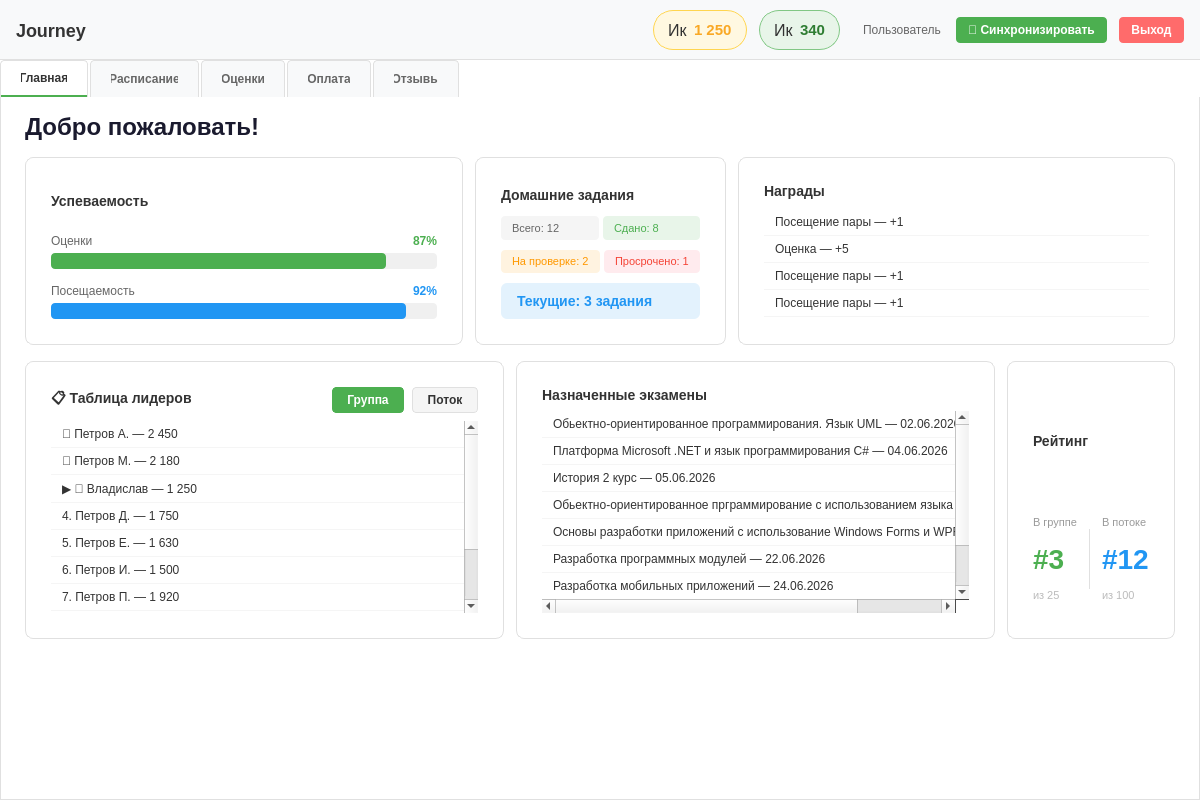
<?xml version="1.0" encoding="UTF-8"?>
<ui version="4.0">
 <class>MainWindow</class>
 <widget class="QMainWindow" name="MainWindow">
  <property name="geometry">
   <rect>
    <x>0</x>
    <y>0</y>
    <width>1200</width>
    <height>800</height>
   </rect>
  </property>
  <property name="minimumSize">
   <size>
    <width>900</width>
    <height>600</height>
   </size>
  </property>
  <property name="windowTitle">
   <string>Top Academy Journal</string>
  </property>
  <property name="styleSheet">
   <string notr="true">
QMainWindow {
    background-color: #ffffff;
}
QLabel {
    color: #333;
}
QPushButton {
    background-color: #f5f5f5;
    border: 1px solid #e0e0e0;
    border-radius: 4px;
    padding: 6px 12px;
    color: #333;
    font-weight: 500;
}
QPushButton:hover {
    background-color: #eeeeee;
}
QPushButton:pressed {
    background-color: #e0e0e0;
}
QComboBox {
    background-color: #f5f5f5;
    border: 1px solid #e0e0e0;
    border-radius: 4px;
    padding: 4px 8px;
}
QListWidget {
    border: 1px solid #e0e0e0;
    border-radius: 4px;
}
QListWidget::item {
    padding: 8px;
    border-bottom: 1px solid #f0f0f0;
}
QListWidget::item:selected {
    background-color: #f5f5f5;
}
QTabWidget::pane {
    border: 1px solid #e0e0e0;
    border-top: none;
    background-color: #ffffff;
}
QTabBar::tab {
    background-color: #f8f9fa;
    border: 1px solid #e0e0e0;
    border-bottom: none;
    padding: 10px 20px;
    margin-right: 2px;
    border-top-left-radius: 4px;
    border-top-right-radius: 4px;
    color: #666;
    font-weight: 500;
}
QTabBar::tab:selected {
    background-color: #ffffff;
    color: #333;
    border-bottom: 2px solid #4CAF50;
}
QTabBar::tab:hover {
    background-color: #f0f0f0;
}
   </string>
  </property>
  <widget class="QWidget" name="centralwidget">
   <layout class="QVBoxLayout" name="verticalLayout" stretch="0,1">
    <property name="spacing">
     <number>0</number>
    </property>
    <property name="leftMargin">
     <number>0</number>
    </property>
    <property name="topMargin">
     <number>0</number>
    </property>
    <property name="rightMargin">
     <number>0</number>
    </property>
    <property name="bottomMargin">
     <number>0</number>
    </property>
    <item>
     <widget class="QWidget" name="topBar" native="true">
      <property name="minimumSize">
       <size>
        <width>0</width>
        <height>60</height>
       </size>
      </property>
      <property name="maximumSize">
       <size>
        <width>16777215</width>
        <height>60</height>
       </size>
      </property>
      <property name="styleSheet">
       <string notr="true">
QWidget#topBar {
    background-color: #f8f9fa;
    border-bottom: 1px solid #e0e0e0;
}
   </string>
      </property>
      <layout class="QHBoxLayout" name="horizontalLayout">
       <property name="spacing">
        <number>12</number>
       </property>
       <property name="leftMargin">
        <number>16</number>
       </property>
       <property name="topMargin">
        <number>10</number>
       </property>
       <property name="rightMargin">
        <number>16</number>
       </property>
       <property name="bottomMargin">
        <number>10</number>
       </property>
       <item>
        <widget class="QLabel" name="appTitle">
         <property name="styleSheet">
          <string notr="true">font-size: 18px; font-weight: bold; color: #333;</string>
         </property>
         <property name="text">
          <string>Journey</string>
         </property>
        </widget>
       </item>
       <item>
        <spacer name="horizontalSpacer">
         <property name="orientation">
          <enum>Qt::Orientation::Horizontal</enum>
         </property>
         <property name="sizeHint" stdset="0">
          <size>
           <width>40</width>
           <height>20</height>
          </size>
         </property>
        </spacer>
       </item>
       <item>
        <widget class="QFrame" name="coinsBadge">
         <property name="styleSheet">
          <string notr="true">
QFrame#coinsBadge {
    background-color: #FFF8E1;
    border: 1px solid #FFD54F;
    border-radius: 20px;
    padding: 6px 14px;
}
      </string>
         </property>
         <layout class="QHBoxLayout" name="coinsBadgeLayout">
          <property name="spacing">
           <number>6</number>
          </property>
          <property name="leftMargin">
           <number>0</number>
          </property>
          <property name="topMargin">
           <number>0</number>
          </property>
          <property name="rightMargin">
           <number>0</number>
          </property>
          <property name="bottomMargin">
           <number>0</number>
          </property>
          <item>
           <widget class="QLabel" name="coinsIcon">
            <property name="styleSheet">
             <string notr="true">font-size: 16px; background: transparent;</string>
            </property>
            <property name="text">
             <string>Ик</string>
            </property>
           </widget>
          </item>
          <item>
           <widget class="QLabel" name="coinsValue">
            <property name="styleSheet">
             <string notr="true">font-size: 15px; font-weight: bold; color: #F9A825; background: transparent;</string>
            </property>
            <property name="text">
             <string>1 250</string>
            </property>
           </widget>
          </item>
         </layout>
        </widget>
       </item>
       <item>
        <widget class="QFrame" name="gemsBadge">
         <property name="styleSheet">
          <string notr="true">
QFrame#gemsBadge {
    background-color: #E8F5E9;
    border: 1px solid #81C784;
    border-radius: 20px;
    padding: 6px 14px;
}
      </string>
         </property>
         <layout class="QHBoxLayout" name="gemsBadgeLayout">
          <property name="spacing">
           <number>6</number>
          </property>
          <property name="leftMargin">
           <number>0</number>
          </property>
          <property name="topMargin">
           <number>0</number>
          </property>
          <property name="rightMargin">
           <number>0</number>
          </property>
          <property name="bottomMargin">
           <number>0</number>
          </property>
          <item>
           <widget class="QLabel" name="gemsIcon">
            <property name="styleSheet">
             <string notr="true">font-size: 16px; background: transparent;</string>
            </property>
            <property name="text">
             <string>Ик</string>
            </property>
           </widget>
          </item>
          <item>
           <widget class="QLabel" name="gemsValue">
            <property name="styleSheet">
             <string notr="true">font-size: 15px; font-weight: bold; color: #2E7D32; background: transparent;</string>
            </property>
            <property name="text">
             <string>340</string>
            </property>
           </widget>
          </item>
         </layout>
        </widget>
       </item>
       <item>
        <widget class="QLabel" name="userLabel">
         <property name="styleSheet">
          <string notr="true">color: #666; font-size: 12px; margin-left: 8px;</string>
         </property>
         <property name="text">
          <string>Пользователь</string>
         </property>
        </widget>
       </item>
       <item>
        <widget class="QPushButton" name="syncButton">
         <property name="styleSheet">
          <string notr="true">
                        QPushButton {
                            background-color: #4CAF50;
                            color: white;
                            border: none;
                            border-radius: 4px;
                            padding: 6px 12px;
                            font-weight: 500;
                        }
                        QPushButton:hover {
                            background-color: #45a049;
                        }
                        QPushButton:pressed {
                            background-color: #3d8b40;
                        }
                    </string>
         </property>
         <property name="text">
          <string>🔄 Синхронизировать</string>
         </property>
        </widget>
       </item>
       <item>
        <widget class="QPushButton" name="logoutButton">
         <property name="maximumSize">
          <size>
           <width>80</width>
           <height>16777215</height>
          </size>
         </property>
         <property name="styleSheet">
          <string notr="true">
QPushButton {
    background-color: #ff6b6b;
    color: white;
    border: none;
    border-radius: 4px;
    padding: 6px 12px;
    font-weight: 500;
}
QPushButton:hover {
    background-color: #ff5252;
}
      </string>
         </property>
         <property name="text">
          <string>Выход</string>
         </property>
        </widget>
       </item>
      </layout>
     </widget>
    </item>
    <item>
     <widget class="QTabWidget" name="mainTabWidget">
      <property name="currentIndex">
       <number>0</number>
      </property>
      <widget class="QWidget" name="homeTab">
       <attribute name="title">
        <string>Главная</string>
       </attribute>
       <layout class="QVBoxLayout" name="homeLayout">
        <property name="spacing">
         <number>16</number>
        </property>
        <property name="leftMargin">
         <number>24</number>
        </property>
        <property name="topMargin">
         <number>16</number>
        </property>
        <property name="rightMargin">
         <number>24</number>
        </property>
        <property name="bottomMargin">
         <number>16</number>
        </property>
        <item>
         <widget class="QLabel" name="welcomeLabel">
          <property name="styleSheet">
           <string notr="true">font-size: 24px; font-weight: bold; color: #1a1a2e;</string>
          </property>
          <property name="text">
           <string>Добро пожаловать!</string>
          </property>
         </widget>
        </item>
        <item>
         <layout class="QHBoxLayout" name="row1Layout">
          <property name="spacing">
           <number>12</number>
          </property>
          <item>
           <widget class="QFrame" name="gradesAttendanceBlock">
            <property name="styleSheet">
             <string notr="true">
QFrame#gradesAttendanceBlock {
    background-color: #ffffff;
    border: 1px solid #e0e0e0;
    border-radius: 8px;
    padding: 16px;
}
              </string>
            </property>
            <layout class="QVBoxLayout" name="gradesAttendanceLayout">
             <property name="spacing">
              <number>14</number>
             </property>
             <item>
              <widget class="QLabel" name="gradesAttendanceTitle">
               <property name="styleSheet">
                <string notr="true">font-size: 14px; font-weight: 600; color: #333;</string>
               </property>
               <property name="text">
                <string>Успеваемость</string>
               </property>
              </widget>
             </item>
             <item>
              <layout class="QVBoxLayout" name="gradesInnerLayout">
               <property name="spacing">
                <number>4</number>
               </property>
               <item>
                <layout class="QHBoxLayout" name="gradesHeaderLayout">
                 <item>
                  <widget class="QLabel" name="gradesLabel">
                   <property name="styleSheet">
                    <string notr="true">font-size: 12px; color: #666;</string>
                   </property>
                   <property name="text">
                    <string>Оценки</string>
                   </property>
                  </widget>
                 </item>
                 <item>
                  <spacer name="gradesHeaderSpacer">
                   <property name="orientation">
                    <enum>Qt::Orientation::Horizontal</enum>
                   </property>
                   <property name="sizeHint" stdset="0">
                    <size>
                     <width>0</width>
                     <height>0</height>
                    </size>
                   </property>
                  </spacer>
                 </item>
                 <item>
                  <widget class="QLabel" name="gradesPercentLabel">
                   <property name="styleSheet">
                    <string notr="true">font-size: 12px; font-weight: bold; color: #4CAF50;</string>
                   </property>
                   <property name="text">
                    <string>87%</string>
                   </property>
                  </widget>
                 </item>
                </layout>
               </item>
               <item>
                <widget class="QProgressBar" name="gradesProgressBar">
                 <property name="styleSheet">
                  <string notr="true">
QProgressBar {
    background-color: #f0f0f0;
    border: none;
    border-radius: 4px;
    height: 8px;
}
QProgressBar::chunk {
    background-color: #4CAF50;
    border-radius: 4px;
}
                        </string>
                 </property>
                 <property name="value">
                  <number>87</number>
                 </property>
                 <property name="textVisible">
                  <bool>false</bool>
                 </property>
                </widget>
               </item>
              </layout>
             </item>
             <item>
              <layout class="QVBoxLayout" name="attendanceInnerLayout">
               <property name="spacing">
                <number>4</number>
               </property>
               <item>
                <layout class="QHBoxLayout" name="attendanceHeaderLayout">
                 <item>
                  <widget class="QLabel" name="attendanceLabel">
                   <property name="styleSheet">
                    <string notr="true">font-size: 12px; color: #666;</string>
                   </property>
                   <property name="text">
                    <string>Посещаемость</string>
                   </property>
                  </widget>
                 </item>
                 <item>
                  <spacer name="attendanceHeaderSpacer">
                   <property name="orientation">
                    <enum>Qt::Orientation::Horizontal</enum>
                   </property>
                   <property name="sizeHint" stdset="0">
                    <size>
                     <width>0</width>
                     <height>0</height>
                    </size>
                   </property>
                  </spacer>
                 </item>
                 <item>
                  <widget class="QLabel" name="attendancePercentLabel">
                   <property name="styleSheet">
                    <string notr="true">font-size: 12px; font-weight: bold; color: #2196F3;</string>
                   </property>
                   <property name="text">
                    <string>92%</string>
                   </property>
                  </widget>
                 </item>
                </layout>
               </item>
               <item>
                <widget class="QProgressBar" name="attendanceProgressBar">
                 <property name="styleSheet">
                  <string notr="true">
QProgressBar {
    background-color: #f0f0f0;
    border: none;
    border-radius: 4px;
    height: 8px;
}
QProgressBar::chunk {
    background-color: #2196F3;
    border-radius: 4px;
}
                        </string>
                 </property>
                 <property name="value">
                  <number>92</number>
                 </property>
                 <property name="textVisible">
                  <bool>false</bool>
                 </property>
                </widget>
               </item>
              </layout>
             </item>
            </layout>
           </widget>
          </item>
          <item>
           <widget class="QFrame" name="homeworkBlock">
            <property name="styleSheet">
             <string notr="true">
QFrame#homeworkBlock {
    background-color: #ffffff;
    border: 1px solid #e0e0e0;
    border-radius: 8px;
    padding: 16px;
}
              </string>
            </property>
            <layout class="QVBoxLayout" name="homeworkBlockLayout">
             <property name="spacing">
              <number>10</number>
             </property>
             <item>
              <widget class="QLabel" name="homeworkBlockTitle">
               <property name="styleSheet">
                <string notr="true">font-size: 14px; font-weight: 600; color: #333;</string>
               </property>
               <property name="text">
                <string>Домашние задания</string>
               </property>
              </widget>
             </item>
             <item>
              <layout class="QHBoxLayout" name="homeworkStatsLayout">
               <property name="spacing">
                <number>4</number>
               </property>
               <item>
                <widget class="QLabel" name="homeworkTotalLabel">
                 <property name="styleSheet">
                  <string notr="true">font-size: 11px; color: #666; background-color: #f5f5f5; border-radius: 4px; padding: 4px 8px;</string>
                 </property>
                 <property name="text">
                  <string>Всего: 12</string>
                 </property>
                </widget>
               </item>
               <item>
                <widget class="QLabel" name="homeworkDoneLabel">
                 <property name="styleSheet">
                  <string notr="true">font-size: 11px; color: #4CAF50; background-color: #E8F5E9; border-radius: 4px; padding: 4px 8px;</string>
                 </property>
                 <property name="text">
                  <string>Сдано: 8</string>
                 </property>
                </widget>
               </item>
              </layout>
             </item>
             <item>
              <layout class="QHBoxLayout" name="homeworkStatsLayout2">
               <property name="spacing">
                <number>4</number>
               </property>
               <item>
                <widget class="QLabel" name="homeworkPendingLabel">
                 <property name="styleSheet">
                  <string notr="true">font-size: 11px; color: #FF9800; background-color: #FFF3E0; border-radius: 4px; padding: 4px 8px;</string>
                 </property>
                 <property name="text">
                  <string>На проверке: 2</string>
                 </property>
                </widget>
               </item>
               <item>
                <widget class="QLabel" name="homeworkOverdueLabel">
                 <property name="styleSheet">
                  <string notr="true">font-size: 11px; color: #F44336; background-color: #FFEBEE; border-radius: 4px; padding: 4px 8px;</string>
                 </property>
                 <property name="text">
                  <string>Просрочено: 1</string>
                 </property>
                </widget>
               </item>
              </layout>
             </item>
             <item>
              <widget class="QLabel" name="homeworkCurrentLabel">
               <property name="styleSheet">
                <string notr="true">font-size: 14px; font-weight: bold; color: #2196F3; background-color: #E3F2FD; border-radius: 6px; padding: 10px 12px;</string>
               </property>
               <property name="text">
                <string>Текущие: 3 задания</string>
               </property>
              </widget>
             </item>
            </layout>
           </widget>
          </item>
          <item>
           <widget class="QFrame" name="awardsBlock">
            <property name="styleSheet">
             <string notr="true">
QFrame#awardsBlock {
    background-color: #ffffff;
    border: 1px solid #e0e0e0;
    border-radius: 8px;
    padding: 16px;
}
              </string>
            </property>
            <layout class="QVBoxLayout" name="awardsBlockLayout">
             <property name="spacing">
              <number>10</number>
             </property>
             <item>
              <widget class="QLabel" name="awardsBlockTitle">
               <property name="styleSheet">
                <string notr="true">font-size: 14px; font-weight: 600; color: #333;</string>
               </property>
               <property name="text">
                <string>Награды</string>
               </property>
              </widget>
             </item>
             <item>
              <widget class="QListWidget" name="awardsList">
               <property name="maximumSize">
                <size>
                 <width>16777215</width>
                 <height>110</height>
                </size>
               </property>
               <property name="styleSheet">
                <string notr="true">
QListWidget {
    border: none;
    background: transparent;
}
QListWidget::item {
    padding: 6px 8px;
    border-bottom: 1px solid #f5f5f5;
    color: #333;
}
                    </string>
               </property>
               <item>
                <property name="text">
                 <string>Посещение пары — +1</string>
                </property>
               </item>
               <item>
                <property name="text">
                 <string>Оценка — +5</string>
                </property>
               </item>
               <item>
                <property name="text">
                 <string>Посещение пары — +1</string>
                </property>
               </item>
               <item>
                <property name="text">
                 <string>Посещение пары — +1</string>
                </property>
               </item>
              </widget>
             </item>
            </layout>
           </widget>
          </item>
         </layout>
        </item>
        <item>
         <layout class="QHBoxLayout" name="row2Layout">
          <property name="spacing">
           <number>12</number>
          </property>
          <item>
           <widget class="QFrame" name="leaderboardBlock">
            <property name="styleSheet">
             <string notr="true">
QFrame#leaderboardBlock {
    background-color: #ffffff;
    border: 1px solid #e0e0e0;
    border-radius: 8px;
    padding: 16px;
}
              </string>
            </property>
            <layout class="QVBoxLayout" name="leaderboardBlockLayout">
             <property name="spacing">
              <number>8</number>
             </property>
             <item>
              <layout class="QHBoxLayout" name="leaderboardHeaderLayout">
               <item>
                <widget class="QLabel" name="leaderboardTitle">
                 <property name="styleSheet">
                  <string notr="true">font-size: 14px; font-weight: 600; color: #333;</string>
                 </property>
                 <property name="text">
                  <string>📋 Таблица лидеров</string>
                 </property>
                </widget>
               </item>
               <item>
                <spacer name="leaderboardHeaderSpacer">
                 <property name="orientation">
                  <enum>Qt::Orientation::Horizontal</enum>
                 </property>
                 <property name="sizeHint" stdset="0">
                  <size>
                   <width>0</width>
                   <height>0</height>
                  </size>
                 </property>
                </spacer>
               </item>
               <item>
                <widget class="QPushButton" name="leaderboardGroupBtn">
                 <property name="styleSheet">
                  <string notr="true">
QPushButton {
    background-color: #f5f5f5;
    border: 1px solid #e0e0e0;
    border-radius: 4px;
    padding: 5px 14px;
    font-size: 12px;
    font-weight: 500;
    color: #333;
}
QPushButton:checked {
    background-color: #4CAF50;
    color: #ffffff;
    border: 1px solid #4CAF50;
}
QPushButton:hover {
    background-color: #eeeeee;
}
QPushButton:checked:hover {
    background-color: #43A047;
}
                        </string>
                 </property>
                 <property name="text">
                  <string>Группа</string>
                 </property>
                 <property name="checkable">
                  <bool>true</bool>
                 </property>
                 <property name="checked">
                  <bool>true</bool>
                 </property>
                </widget>
               </item>
               <item>
                <widget class="QPushButton" name="leaderboardStreamBtn">
                 <property name="styleSheet">
                  <string notr="true">
QPushButton {
    background-color: #f5f5f5;
    border: 1px solid #e0e0e0;
    border-radius: 4px;
    padding: 5px 14px;
    font-size: 12px;
    font-weight: 500;
    color: #333;
}
QPushButton:checked {
    background-color: #4CAF50;
    color: #ffffff;
    border: 1px solid #4CAF50;
}
QPushButton:hover {
    background-color: #eeeeee;
}
QPushButton:checked:hover {
    background-color: #43A047;
}
                        </string>
                 </property>
                 <property name="text">
                  <string>Поток</string>
                 </property>
                 <property name="checkable">
                  <bool>true</bool>
                 </property>
                </widget>
               </item>
              </layout>
             </item>
             <item>
              <widget class="QStackedWidget" name="leaderboardStack">
               <property name="currentIndex">
                <number>0</number>
               </property>
               <widget class="QWidget" name="leaderboardGroupPage">
                <layout class="QVBoxLayout" name="leaderboardGroupPageLayout">
                 <property name="leftMargin">
                  <number>0</number>
                 </property>
                 <property name="topMargin">
                  <number>0</number>
                 </property>
                 <property name="rightMargin">
                  <number>0</number>
                 </property>
                 <property name="bottomMargin">
                  <number>0</number>
                 </property>
                 <item>
                  <widget class="QListWidget" name="leaderboardGroupList">
                   <property name="styleSheet">
                    <string notr="true">
QListWidget {
    border: none;
    background: transparent;
}
QListWidget::item {
    padding: 6px 8px;
    border-bottom: 1px solid #f5f5f5;
    color: #333;
}
                            </string>
                   </property>
                   <item>
                    <property name="text">
                     <string>🥇 Петров А. — 2 450</string>
                    </property>
                   </item>
                   <item>
                    <property name="text">
                     <string>🥈 Петров М. — 2 180</string>
                    </property>
                   </item>
                   <item>
                    <property name="text">
                     <string>▶ 🥉 Владислав — 1 250</string>
                    </property>
                   </item>
                   <item>
                    <property name="text">
                     <string>4. Петров Д. — 1 750</string>
                    </property>
                   </item>
                   <item>
                    <property name="text">
                     <string>5. Петров Е. — 1 630</string>
                    </property>
                   </item>
                   <item>
                    <property name="text">
                     <string>6. Петров И. — 1 500</string>
                    </property>
                   </item>
                   <item>
                    <property name="text">
                     <string>7. Петров П. — 1 920</string>
                    </property>
                   </item>
                   <item>
                    <property name="text">
                     <string>8. Петров К. — 1 100</string>
                    </property>
                   </item>
                   <item>
                    <property name="text">
                     <string>9. Петров Л. — 980</string>
                    </property>
                   </item>
                   <item>
                    <property name="text">
                     <string>10. Петров М. — 850</string>
                    </property>
                   </item>
                  </widget>
                 </item>
                </layout>
               </widget>
               <widget class="QWidget" name="leaderboardStreamPage">
                <layout class="QVBoxLayout" name="leaderboardStreamPageLayout">
                 <property name="leftMargin">
                  <number>0</number>
                 </property>
                 <property name="topMargin">
                  <number>0</number>
                 </property>
                 <property name="rightMargin">
                  <number>0</number>
                 </property>
                 <property name="bottomMargin">
                  <number>0</number>
                 </property>
                 <item>
                  <widget class="QListWidget" name="leaderboardStreamList">
                   <property name="styleSheet">
                    <string notr="true">
QListWidget {
    border: none;
    background: transparent;
}
QListWidget::item {
    padding: 6px 8px;
    border-bottom: 1px solid #f5f5f5;
    color: #333;
}
                            </string>
                   </property>
                   <item>
                    <property name="text">
                     <string>🥇 Ахметов Р. (ИС-21) — 🪙 3 200</string>
                    </property>
                   </item>
                   <item>
                    <property name="text">
                     <string>🥈 Смирнова А. (ИС-22) — 🪙 2 950</string>
                    </property>
                   </item>
                   <item>
                    <property name="text">
                     <string>🥉 Кузнецов П. (ИС-23) — 🪙 2 800</string>
                    </property>
                   </item>
                   <item>
                    <property name="text">
                     <string>···</string>
                    </property>
                   </item>
                   <item>
                    <property name="text">
                     <string>7. Зайцева О. (ИС-21) — 🪙 1 550</string>
                    </property>
                   </item>
                   <item>
                    <property name="text">
                     <string>8. Соколов Н. (ИС-23) — 🪙 1 420</string>
                    </property>
                   </item>
                   <item>
                    <property name="text">
                     <string>▶ 9. Вы — 🪙 1 250</string>
                    </property>
                   </item>
                   <item>
                    <property name="text">
                     <string>10. Попов В. (ИС-21) — 🪙 1 180</string>
                    </property>
                   </item>
                   <item>
                    <property name="text">
                     <string>11. Лебедев А. (ИС-22) — 🪙 1 050</string>
                    </property>
                   </item>
                  </widget>
                 </item>
                </layout>
               </widget>
              </widget>
             </item>
            </layout>
           </widget>
          </item>
          <item>
           <widget class="QFrame" name="examsBlock">
            <property name="styleSheet">
             <string notr="true">
QFrame#examsBlock {
    background-color: #ffffff;
    border: 1px solid #e0e0e0;
    border-radius: 8px;
    padding: 16px;
}
              </string>
            </property>
            <layout class="QVBoxLayout" name="examsBlockLayout">
             <property name="spacing">
              <number>8</number>
             </property>
             <item>
              <widget class="QLabel" name="examsBlockTitle">
               <property name="styleSheet">
                <string notr="true">font-size: 14px; font-weight: 600; color: #333;</string>
               </property>
               <property name="text">
                <string>Назначенные экзамены</string>
               </property>
              </widget>
             </item>
             <item>
              <widget class="QListWidget" name="examsList">
               <property name="styleSheet">
                <string notr="true">
QListWidget {
    border: none;
    background: transparent;
}
QListWidget::item {
    padding: 6px 8px;
    border-bottom: 1px solid #f5f5f5;
    color: #333;
}
                    </string>
               </property>
               <item>
                <property name="text">
                 <string>Обьектно-ориентированное программирования. Язык UML — 02.06.2026</string>
                </property>
               </item>
               <item>
                <property name="text">
                 <string>Платформа Microsoft .NET и язык программирования C# — 04.06.2026</string>
                </property>
               </item>
               <item>
                <property name="text">
                 <string>История 2 курс — 05.06.2026</string>
                </property>
               </item>
               <item>
                <property name="text">
                 <string>Обьектно-ориентированное прграммирование с использованием языка C++ — 10.06.2026</string>
                </property>
               </item>
               <item>
                <property name="text">
                 <string>Основы разработки приложений с использование Windows Forms и WPF — 18.06.2026</string>
                </property>
               </item>
               <item>
                <property name="text">
                 <string>Разработка программных модулей — 22.06.2026</string>
                </property>
               </item>
               <item>
                <property name="text">
                 <string>Разработка мобильных приложений — 24.06.2026</string>
                </property>
               </item>
               <item>
                <property name="text">
                 <string>Поддержка и тестирование программных модулей — 26.06.2026</string>
                </property>
               </item>
              </widget>
             </item>
            </layout>
           </widget>
          </item>
          <item>
           <widget class="QFrame" name="ratingBlock">
            <property name="styleSheet">
             <string notr="true">
QFrame#ratingBlock {
    background-color: #ffffff;
    border: 1px solid #e0e0e0;
    border-radius: 8px;
    padding: 16px;
}
              </string>
            </property>
            <layout class="QVBoxLayout" name="ratingBlockLayout">
             <property name="spacing">
              <number>10</number>
             </property>
             <item>
              <widget class="QLabel" name="ratingBlockTitle">
               <property name="styleSheet">
                <string notr="true">font-size: 14px; font-weight: 600; color: #333;</string>
               </property>
               <property name="text">
                <string>Рейтинг</string>
               </property>
              </widget>
             </item>
             <item>
              <layout class="QHBoxLayout" name="ratingGroupLayout">
               <property name="spacing">
                <number>12</number>
               </property>
               <item>
                <layout class="QVBoxLayout" name="ratingGroupInnerLayout">
                 <property name="spacing">
                  <number>2</number>
                 </property>
                 <item>
                  <widget class="QLabel" name="ratingGroupLabel">
                   <property name="styleSheet">
                    <string notr="true">font-size: 11px; color: #999;</string>
                   </property>
                   <property name="text">
                    <string>В группе</string>
                   </property>
                  </widget>
                 </item>
                 <item>
                  <widget class="QLabel" name="ratingGroupValue">
                   <property name="styleSheet">
                    <string notr="true">font-size: 28px; font-weight: bold; color: #4CAF50;</string>
                   </property>
                   <property name="text">
                    <string>#3</string>
                   </property>
                  </widget>
                 </item>
                 <item>
                  <widget class="QLabel" name="ratingGroupTotal">
                   <property name="styleSheet">
                    <string notr="true">font-size: 11px; color: #bbb;</string>
                   </property>
                   <property name="text">
                    <string>из 25</string>
                   </property>
                  </widget>
                 </item>
                </layout>
               </item>
               <item>
                <widget class="QFrame" name="ratingDivider">
                 <property name="minimumSize">
                  <size>
                   <width>1</width>
                   <height>60</height>
                  </size>
                 </property>
                 <property name="maximumSize">
                  <size>
                   <width>1</width>
                   <height>60</height>
                  </size>
                 </property>
                 <property name="styleSheet">
                  <string notr="true">background-color: #e0e0e0;</string>
                 </property>
                </widget>
               </item>
               <item>
                <layout class="QVBoxLayout" name="ratingStreamInnerLayout">
                 <property name="spacing">
                  <number>2</number>
                 </property>
                 <item>
                  <widget class="QLabel" name="ratingStreamLabel">
                   <property name="styleSheet">
                    <string notr="true">font-size: 11px; color: #999;</string>
                   </property>
                   <property name="text">
                    <string>В потоке</string>
                   </property>
                  </widget>
                 </item>
                 <item>
                  <widget class="QLabel" name="ratingStreamValue">
                   <property name="styleSheet">
                    <string notr="true">font-size: 28px; font-weight: bold; color: #2196F3;</string>
                   </property>
                   <property name="text">
                    <string>#12</string>
                   </property>
                  </widget>
                 </item>
                 <item>
                  <widget class="QLabel" name="ratingStreamTotal">
                   <property name="styleSheet">
                    <string notr="true">font-size: 11px; color: #bbb;</string>
                   </property>
                   <property name="text">
                    <string>из 100</string>
                   </property>
                  </widget>
                 </item>
                </layout>
               </item>
              </layout>
             </item>
            </layout>
           </widget>
          </item>
         </layout>
        </item>
        <item>
         <spacer name="homeSpacer">
          <property name="orientation">
           <enum>Qt::Orientation::Vertical</enum>
          </property>
          <property name="sizeHint" stdset="0">
           <size>
            <width>20</width>
            <height>20</height>
           </size>
          </property>
         </spacer>
        </item>
       </layout>
      </widget>
      <widget class="QWidget" name="scheduleTab">
       <attribute name="title">
        <string>Расписание</string>
       </attribute>
       <layout class="QVBoxLayout" name="scheduleTabLayout">
        <property name="leftMargin">
         <number>0</number>
        </property>
        <property name="topMargin">
         <number>0</number>
        </property>
        <property name="rightMargin">
         <number>0</number>
        </property>
        <property name="bottomMargin">
         <number>0</number>
        </property>
       </layout>
      </widget>
      <widget class="QWidget" name="gradesTab">
       <attribute name="title">
        <string>Оценки</string>
       </attribute>
       <layout class="QVBoxLayout" name="gradesLayout">
        <item>
         <widget class="QLabel" name="gradesPlaceholder">
          <property name="styleSheet">
           <string notr="true">font-size: 18px; color: #999; margin: 50px;</string>
          </property>
          <property name="text">
           <string>В разработке</string>
          </property>
          <property name="alignment">
           <set>Qt::AlignmentFlag::AlignCenter</set>
          </property>
         </widget>
        </item>
       </layout>
      </widget>
      <widget class="QWidget" name="paymentTab">
       <attribute name="title">
        <string>Оплата</string>
       </attribute>
       <layout class="QVBoxLayout" name="paymentLayout">
        <item>
         <widget class="QLabel" name="paymentPlaceholder">
          <property name="styleSheet">
           <string notr="true">font-size: 18px; color: #999; margin: 50px;</string>
          </property>
          <property name="text">
           <string>В разработке</string>
          </property>
          <property name="alignment">
           <set>Qt::AlignmentFlag::AlignCenter</set>
          </property>
         </widget>
        </item>
       </layout>
      </widget>
      <widget class="QWidget" name="feedbackTab">
       <attribute name="title">
        <string>Отзывы</string>
       </attribute>
       <layout class="QVBoxLayout" name="feedbackLayout">
        <item>
         <widget class="QLabel" name="feedbackPlaceholder">
          <property name="styleSheet">
           <string notr="true">font-size: 18px; color: #999; margin: 50px;</string>
          </property>
          <property name="text">
           <string>В разработке</string>
          </property>
          <property name="alignment">
           <set>Qt::AlignmentFlag::AlignCenter</set>
          </property>
         </widget>
        </item>
       </layout>
      </widget>
     </widget>
    </item>
   </layout>
  </widget>
 </widget>
 <resources/>
 <connections/>
</ui>
